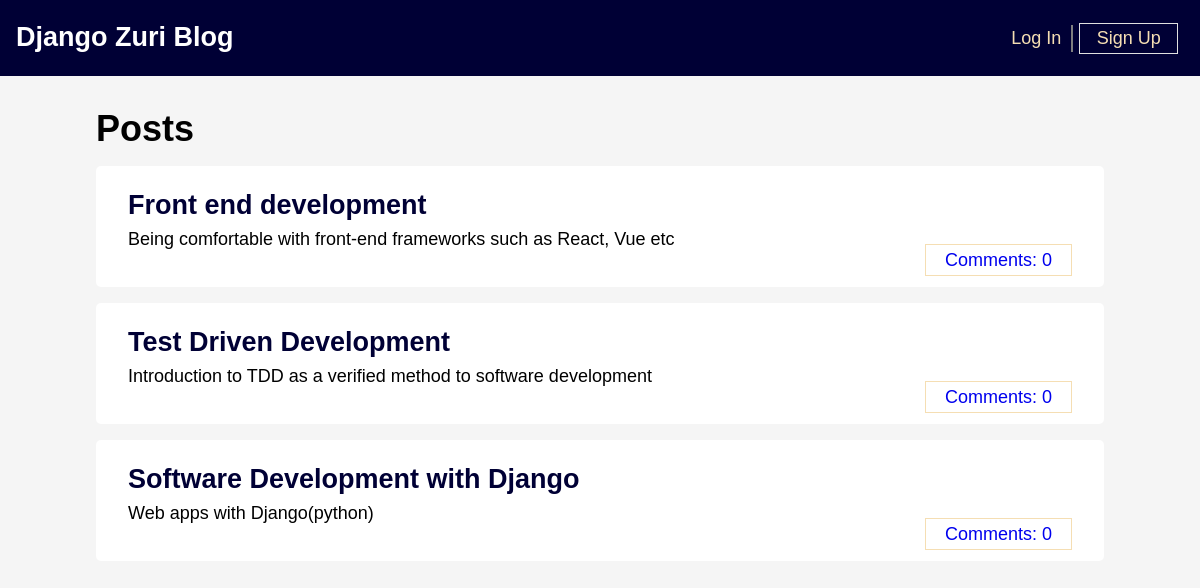
The app's page /, older data.
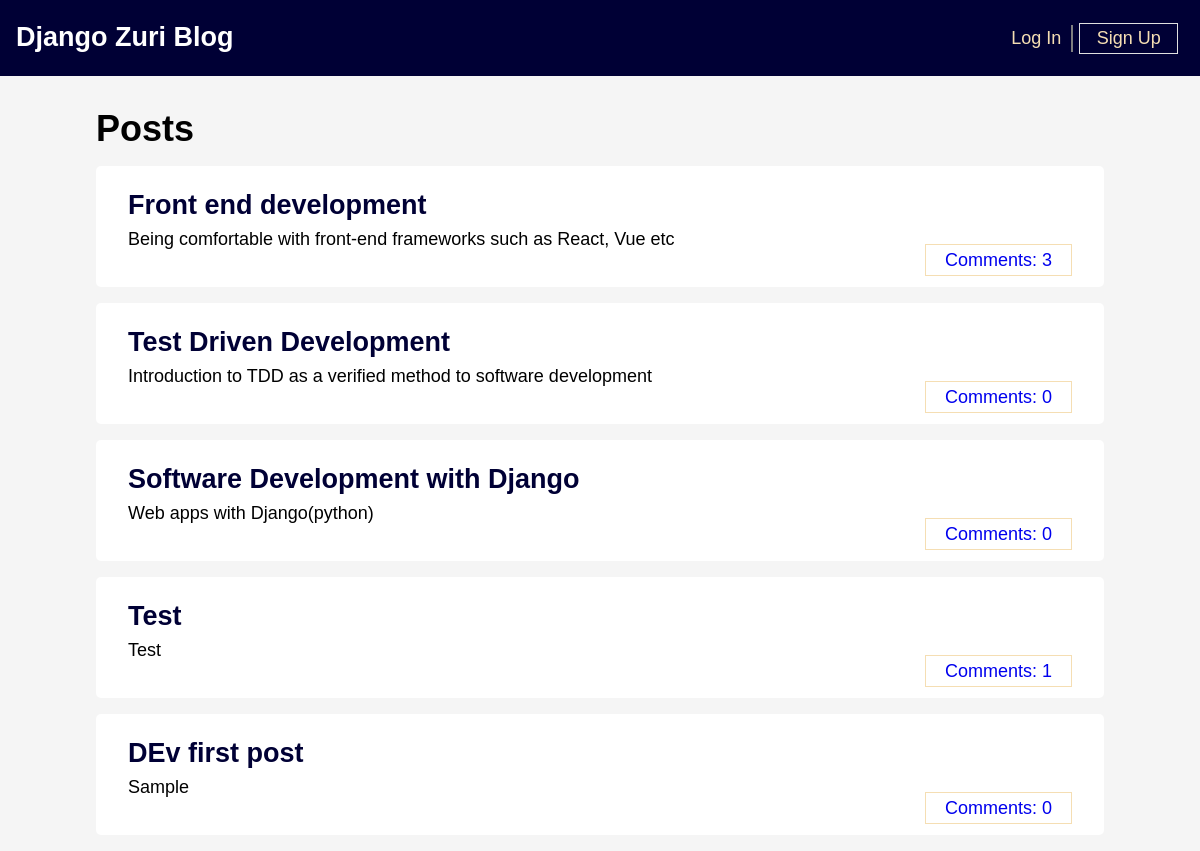
The same page, newer data.
### blog/models.py (models this page shows, shortened)
class Post(models.Model):
    title = models.CharField(max_length=300)
    author = models.ForeignKey("auth.user", on_delete=models.CASCADE)
    body = models.TextField()

### blog/views.py (the view)
# urls.py: path('', BlogListView.as_view(), name='home'),
class BlogListView(ListView):
    model = Post
    template_name = "home.html"

### templates/home.html
{% extends 'base.html' %}
{% block content %}
<h1>Posts</h1>
    {% for post in object_list %}
        <div class = "post-entry">
            <h2><a href="{% url 'post_detail' post.pk%}">{{post.title}}</a></h2>
            <p>{{post.body}}</p>
            <div><a href="{% url 'post_detail' pk=post.pk %}">Comments: {{ post.comments.count }}</a></div>
        </div>
    {% endfor %}
{% endblock %}

Row changes from the older to the newer data that the page shows:
computed for Post "Front end development": comments.count "0" → "3"
added Post: title "Test", body "Test", comments.count "1"
added Post: title "DEv first post", body "Sample", comments.count "0"
